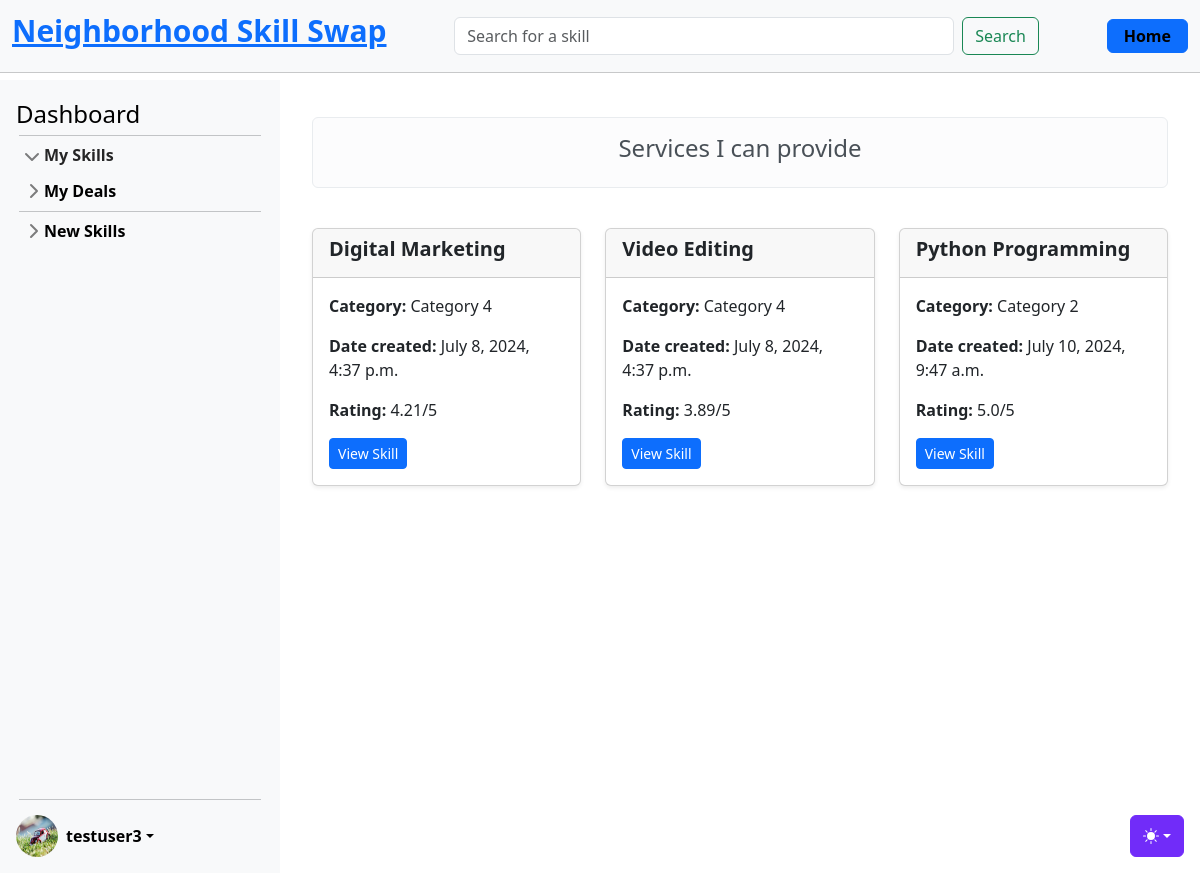
The app's page /skills/offered (signed in) with its own data.
### accounts/models.py (models this page shows, shortened)
class CustomUser(AbstractUser):
    age = models.PositiveIntegerField(null=True, blank=True)

class UserProfile(models.Model):
    user = models.OneToOneField(
        CustomUser, on_delete=models.CASCADE, related_name="profile"
    )  # A one-to-one link to the user model
    profile_image = models.ImageField(
        upload_to="profile_images/", null=True, blank=True
    )  # A field to upload a profile image
    location = models.CharField(
        max_length=255, blank=True
    )  # Information about where the user is located (could be a city, region, or specific address)
    bio = models.TextField(
        max_length=500, blank=True
    )  # A short biography or description about the user.
    phone_number = models.CharField(
        max_length=20, blank=True
    )  # A phone number for contact purposes
    skills_offered = models.TextField(
        max_length=500, blank=True
    )  # A field to summarize the skills the user offers
    availability = models.CharField(
        max_length=255, blank=True
    )  # Information about the user's general availability (e.g., evenings, weekends)
    credits = models.IntegerField(
        default=0
    )  # Field to store the number of credits a user has

### skills/models.py (models this page shows, shortened)
class Skill(models.Model):
    name = models.CharField(max_length=100, blank=False)
    level = models.CharField(max_length=20, blank=False)
    description = models.TextField()
    owner = models.ForeignKey(settings.AUTH_USER_MODEL, on_delete=models.CASCADE)
    category = models.ForeignKey(Category, on_delete=models.CASCADE)
    date = models.DateTimeField(auto_now_add=True)
    skill_type = models.CharField(max_length=20, blank=False)
    rating = models.FloatField(default=5.0)

class Category(models.Model):
    name = models.CharField(max_length=100, unique=True, blank=False)
    def __str__(self):
        return self.name

### skills/views_skills.py (the view)
# urls.py: path("", SkillListView.as_view(), name="skill_list"),
class SkillListView(LoginRequiredMixin, ListView):
    model = Skill
    template_name = "skills/skill_list.html"
    form_class = SkillSearchForm
    context_object_name = "skills"
    def dispatch(self, request: HttpRequest, *args: str, **kwargs: str) -> HttpResponse:
        self.request_path = request.path
        self.skill_type = kwargs.get("skill_type", None)
        self.category = kwargs.get("category", None)
        return super().dispatch(request, *args, **kwargs)
    def get_queryset(self) -> Skill:
        skillset_all_other_users = Skill.objects.exclude(
            Q(owner=self.request.user) | Q(skill_type="wanted")
        )
        skillset_user = Skill.objects.filter(owner=self.request.user)
        skillset_all = Skill.objects.all()
        search_term = self.request.GET.get("search_term")
        if self.request_path == "/skills/search/":
            if search_term:
                skillset = skillset_all_other_users.filter(
                    Q(name__icontains=search_term)
                    | Q(description__icontains=search_term)
                )
            else:
                skillset = Skill.objects.none()
        elif self.request_path.startswith("/skills/categories/") and self.category:
            skillset = skillset_all_other_users.filter(
                category__name__iexact=self.category
            )
        elif self.request_path == "/skills/wanted":
            skillset = skillset_user.filter(skill_type="wanted")
        elif self.request_path == "/skills/offered":
            skillset = skillset_user.filter(skill_type="offered")
        elif self.request_path == "/skills/all":
            skillset = skillset_all
        else:
            pass
        return skillset
    def get_context_data(self, **kwargs: str) -> dict[str, str]:
        context = super().get_context_data(**kwargs)
        context["form"] = SkillSearchForm(self.request.GET or None)
        search_term = self.request.GET.get("search_term")
        print(f"search term in get_context_data: {search_term}")
        if (
            self.request_path == "/skills/search/"
            and search_term
            and not context["skills"]
        ):
            context["no_results"] = "No skills matched your search criteria."
        return context

### skills/forms.py
class SkillSearchForm(forms.Form):
    search_term = forms.CharField(max_length=100, required=False, label="Search")

### templates/skills/skill_list.html (shortened to what this page needs)
{% extends 'base.html' %}
{% block content %}
<div class="container mt-4">
    <div class="row mb-4">
        <div class="col">
            {% if request.path == '/skills/wanted' %}
            <div class="alert alert-light text-center" role="alert">
                <h4 class="alert-heading">Services I need</h4>
            </div>
            {% elif request.path == '/skills/offered' %}
            <div class="alert alert-light text-center" role="alert">
                <h4 class="alert-heading">Services I can provide</h4>
            </div>
            {% endif %}
        </div>
    </div>
    <div class="row">
        {% for skill in skills %}
        <div class="col-md-4 mb-4">
            <div class="card h-100 shadow-sm">
                <div class="card-header">
                    <h5 class="card-title">{{ skill.name }}</h5>
                </div>
                <div class="card-body">
                    <p class="card-text"><strong>Category:</strong> {{ skill.category }}</p>
                    <p class="card-text"><strong>Date created:</strong> {{ skill.date }}</p>
                    {% if skill.skill_type != "wanted" %}
                        <p class="card-text"><strong>Rating:</strong> {{ skill.rating }}/5</p>
                    {% endif %}
                    <a href="{% url 'skill_detail' skill.pk %}" class="btn btn-primary btn-sm">View Skill</a>
                </div>
            </div>
        </div>
        {% endfor %}
    </div>
</div>
{% endblock %}

### templates/partials/_sidebar.html (shortened to what this page needs)
{% load static %}
<div class="sidebar d-flex flex-column flex-shrink-0 p-3 bg-body-tertiary" style="width: 280px;">
    <a href="{% url 'dashboard' user.id %}" class="d-flex align-items-center mb-3 mb-md-0 me-md-auto link-body-emphasis text-decoration-none">
        <span class="fs-4">Dashboard</span>
    </a>
    <hr>
    <ul class="list-unstyled ps-0">
        <li class="mb-1">
            <button class="btn btn-toggle d-inline-flex align-items-center rounded border-0 collapsed" data-bs-toggle="collapse" data-bs-target="#home-collapse" aria-expanded="true">
                My Skills
            </button>
        </li>
        <li class="mb-1">
            <button class="btn btn-toggle d-inline-flex align-items-center rounded border-0 collapsed" data-bs-toggle="collapse" data-bs-target="#dashboard-collapse" aria-expanded="false">
                My Deals
            </button>
        </li>
        <hr>
        <li class="mb-1">
            <button class="btn btn-toggle d-inline-flex align-items-center rounded border-0 collapsed" data-bs-toggle="collapse" data-bs-target="#orders-collapse" aria-expanded="false">
                New Skills
            </button>
        </li>
    </ul>
    <div class="dropdown mt-auto">
        <hr style="margin-bottom: 15px;">
        <a href="#" class="d-flex align-items-center link-body-emphasis text-decoration-none dropdown-toggle" data-bs-toggle="dropdown" aria-expanded="false">
            {% if user.is_authenticated %}
                {% if user.profile.profile_image %}
                    <img src="{{ user.profile.profile_image.url }}" alt="" width="42" height="42" class="rounded-circle me-2">
                {% else %}
                    <img src="{% static 'img/default_pic.jpg' %}" alt="" width="42" height="42" class="rounded-circle me-2">
                {% endif %}
                <strong>{{ user.username }}</strong>
            {% else %}
                <strong>User</strong>
            {% endif %}
        </a>
    </div>
</div>

### static/css/sidebars.css (style rules this page uses)
body { min-height: 100vh; min-height: -webkit-fill-available; }
html { height: -webkit-fill-available; }
.dropdown-toggle { outline: 0; }
.btn-toggle { padding: .25rem .5rem; font-weight: 600; color: var(--bs-emphasis-color); background-color: transparent; }
.btn-toggle::before { width: 1.25em; line-height: 0; transition: transform .35s ease; transform-origin: .5em 50%; }
.btn-toggle[aria-expanded="true"] { color: rgba(var(--bs-emphasis-color-rgb), .85); }
.btn-toggle[aria-expanded="true"]::before { transform: rotate(90deg); }

### static/css/main.css (style rules this page uses)
hr { margin: 3px; }
.sidebar { position: fixed; top: 80px; left: 0; bottom: 0; width: 280px; padding: 20px; background-color: #f8f9fa; overflow-y: auto; z-index: 1000; }

### static/css/dashboard.css (style rules this page uses)
.card-title { font-weight: bold; }
.card-text { margin-bottom: 1rem; }

### records on screen
CustomUser: profile.profile_image (picture), username "testuser3"
Skill: name "Digital Marketing", category "Category 4", date "July 8, 2024, 4:37 p.m.", rating "4.21"
Skill: name "Video Editing", category "Category 4", date "July 8, 2024, 4:37 p.m.", rating "3.89"
Skill: name "Python Programming", category "Category 2", date "July 10, 2024, 9:47 a.m.", rating "5.0"
